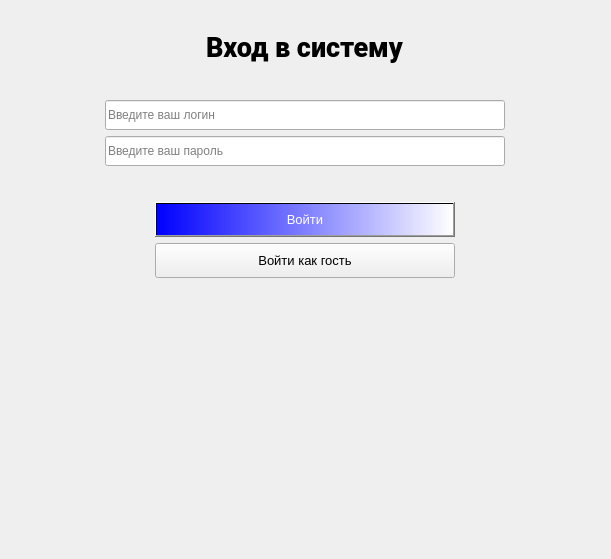
<?xml version="1.0" encoding="UTF-8"?>
<ui version="4.0">
 <class>Form</class>
 <widget class="QWidget" name="Form">
  <property name="geometry">
   <rect>
    <x>0</x>
    <y>0</y>
    <width>611</width>
    <height>559</height>
   </rect>
  </property>
  <property name="windowTitle">
   <string>Авторизация</string>
  </property>
  <layout class="QVBoxLayout" name="verticalLayout_2">
   <item>
    <layout class="QVBoxLayout" name="verticalLayout">
     <property name="leftMargin">
      <number>20</number>
     </property>
     <property name="topMargin">
      <number>20</number>
     </property>
     <property name="rightMargin">
      <number>20</number>
     </property>
     <property name="bottomMargin">
      <number>20</number>
     </property>
     <item alignment="Qt::AlignHCenter|Qt::AlignTop">
      <widget class="QLabel" name="title">
       <property name="font">
        <font>
         <family>Roboto Black</family>
         <pointsize>20</pointsize>
         <weight>50</weight>
         <bold>false</bold>
         <kerning>true</kerning>
        </font>
       </property>
       <property name="text">
        <string>Вход в систему</string>
       </property>
      </widget>
     </item>
     <item>
      <spacer name="verticalSpacer_2">
       <property name="orientation">
        <enum>Qt::Vertical</enum>
       </property>
       <property name="sizeType">
        <enum>QSizePolicy::Fixed</enum>
       </property>
       <property name="sizeHint" stdset="0">
        <size>
         <width>20</width>
         <height>30</height>
        </size>
       </property>
      </spacer>
     </item>
     <item alignment="Qt::AlignHCenter">
      <widget class="QLineEdit" name="loginEdit">
       <property name="minimumSize">
        <size>
         <width>400</width>
         <height>30</height>
        </size>
       </property>
       <property name="maximumSize">
        <size>
         <width>16777215</width>
         <height>16777215</height>
        </size>
       </property>
       <property name="placeholderText">
        <string>Введите ваш логин</string>
       </property>
      </widget>
     </item>
     <item alignment="Qt::AlignHCenter">
      <widget class="QLineEdit" name="passwordEdit">
       <property name="minimumSize">
        <size>
         <width>400</width>
         <height>30</height>
        </size>
       </property>
       <property name="echoMode">
        <enum>QLineEdit::Password</enum>
       </property>
       <property name="placeholderText">
        <string>Введите ваш пароль</string>
       </property>
      </widget>
     </item>
     <item>
      <spacer name="verticalSpacer_3">
       <property name="orientation">
        <enum>Qt::Vertical</enum>
       </property>
       <property name="sizeType">
        <enum>QSizePolicy::Fixed</enum>
       </property>
       <property name="sizeHint" stdset="0">
        <size>
         <width>20</width>
         <height>30</height>
        </size>
       </property>
      </spacer>
     </item>
     <item alignment="Qt::AlignHCenter">
      <widget class="QPushButton" name="loginButton">
       <property name="minimumSize">
        <size>
         <width>300</width>
         <height>35</height>
        </size>
       </property>
       <property name="font">
        <font>
         <pointsize>10</pointsize>
        </font>
       </property>
       <property name="styleSheet">
        <string notr="true">
color: #fff;
background-color: qlineargradient(spread:pad, x1:0, y1:0, x2:1, y2:0, stop:0 rgba(0, 0, 255, 255), stop:1 rgba(255, 255, 255, 255));</string>
       </property>
       <property name="text">
        <string>Войти</string>
       </property>
      </widget>
     </item>
     <item alignment="Qt::AlignHCenter">
      <widget class="QPushButton" name="gostButton">
       <property name="minimumSize">
        <size>
         <width>300</width>
         <height>35</height>
        </size>
       </property>
       <property name="font">
        <font>
         <pointsize>10</pointsize>
        </font>
       </property>
       <property name="text">
        <string>Войти как гость</string>
       </property>
      </widget>
     </item>
     <item>
      <spacer name="verticalSpacer">
       <property name="orientation">
        <enum>Qt::Vertical</enum>
       </property>
       <property name="sizeHint" stdset="0">
        <size>
         <width>20</width>
         <height>40</height>
        </size>
       </property>
      </spacer>
     </item>
    </layout>
   </item>
  </layout>
 </widget>
 <resources/>
 <connections/>
</ui>
